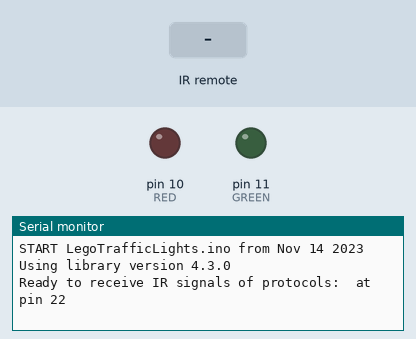
This sketch was run on a simulated Arduino Mega 2560, built with avr-gcc and run on an emulated ATmega2560. On the bench: output pins drawn as LEDs (lit = HIGH), the last lines printed to the serial monitor. Inputs (shaded band) come from the test bench.

Above: at 1.2 s.
1.3 s: infrared code 0xF5 received
At 2.4 s:
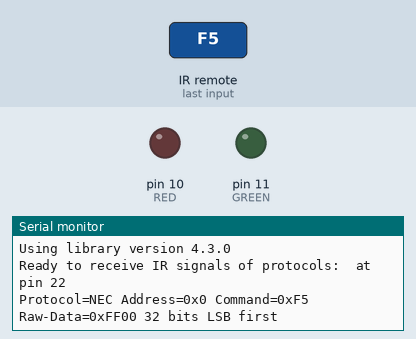
2.8 s: infrared code 0xB received
At 3.5 s:
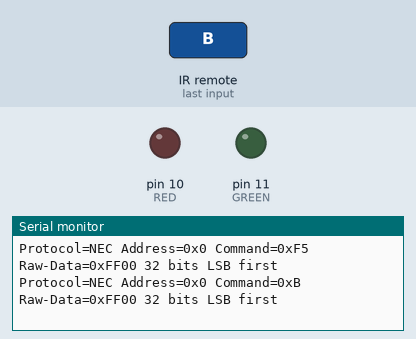
4.3 s: infrared code 0xD received
At 4.7 s:
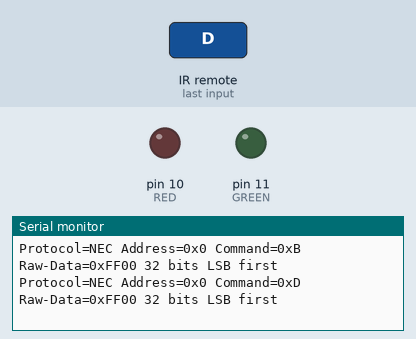

Measured:
- after the input at 1.3 s, the serial monitor: prints a new line at once (image 1)
- after the input at 2.8 s, the serial monitor: prints a new line at once (image 2)
- after the input at 4.3 s, the serial monitor: prints a new line at once (image 3)

The sketch:

LegoTrafficLights.ino
```cpp
/*
 * CombinedReceiver.cpp
 *
 * Demonstrates receiving NEC protocol IR codes with IRremote and controlling LEDs based on
 * specific Apple protocol commands.
 * This file is part of Arduino-IRremote https://github.com/Arduino-IRremote/Arduino-IRremote.
 */

#include <Arduino.h>
#include <IRremote.hpp> // Include the library

// Define IR_RECEIVE_PIN to correspond with Digital Pin 22
#define IR_RECEIVE_PIN 22

int RED = 10;      // Define pin for red LED
int GREEN = 11;    // Define pin for green LED

void setup() {
    Serial.begin(115200);

    // Notification on startup
    Serial.println(F("START " __FILE__ " from " __DATE__ "\r\nUsing library version " VERSION_IRREMOTE));

    // Start the IR receiver
    IrReceiver.begin(IR_RECEIVE_PIN, ENABLE_LED_FEEDBACK);

    Serial.print(F("Ready to receive IR signals of protocols: "));
    printActiveIRProtocols(&Serial);
    Serial.print(F(" at pin "));
    Serial.println(String(IR_RECEIVE_PIN));

    // Setup LED pins
    pinMode(RED, OUTPUT);
    pinMode(GREEN, OUTPUT);
}

void loop() {
    if (IrReceiver.decode()) {
        // Print a summary of received data
        if (IrReceiver.decodedIRData.protocol == UNKNOWN) {
            Serial.println(F("Received noise or unknown protocol"));
            IrReceiver.printIRResultRawFormatted(&Serial, true);
            IrReceiver.resume();
        } else {
            IrReceiver.resume(); // Enable receiving of the next IR frame
            IrReceiver.printIRResultShort(&Serial);
            IrReceiver.printIRSendUsage(&Serial);
            Serial.println();

            // Check received data and perform actions
            if (IrReceiver.decodedIRData.flags & IRDATA_FLAGS_IS_REPEAT) {
                Serial.println(F("Repeat received. Here you can repeat the same action as before."));
            } else {
                handleIRCommands();  // Call function without parameters
            }
        }
    }
}

void handleIRCommands() {
    // Check for the specific commands from the Apple protocol
    if (IrReceiver.decodedIRData.protocol == APPLE) {
        if (IrReceiver.decodedIRData.address == 0xF5 && IrReceiver.decodedIRData.command == 0xB) {
            Serial.println(F("Received Apple command 0xB with address 0xF5."));
            red_light();  // Turn on the red LED
        } else if (IrReceiver.decodedIRData.address == 0xF5 && IrReceiver.decodedIRData.command == 0xD) {
            Serial.println(F("Received Apple command 0xD with address 0xF5."));
            green_light();  // Turn on the green LED
        }
    }
}

void red_light() {  // A function for turning only the red LED on
    digitalWrite(GREEN, LOW);  // Turning off the green LED
    digitalWrite(RED, HIGH);    // Turning on the red LED
}

void green_light() {  // A function for turning only the green LED on
    digitalWrite(GREEN, HIGH);  // Turning on the green LED
    digitalWrite(RED, LOW);      // Turning off the red LED
}

void yellow_light() {  // A function for turning both LEDs on (if needed)
    digitalWrite(GREEN, HIGH); // Turning on the green LED
    digitalWrite(RED, HIGH);   // Turning on the red LED
}
```
